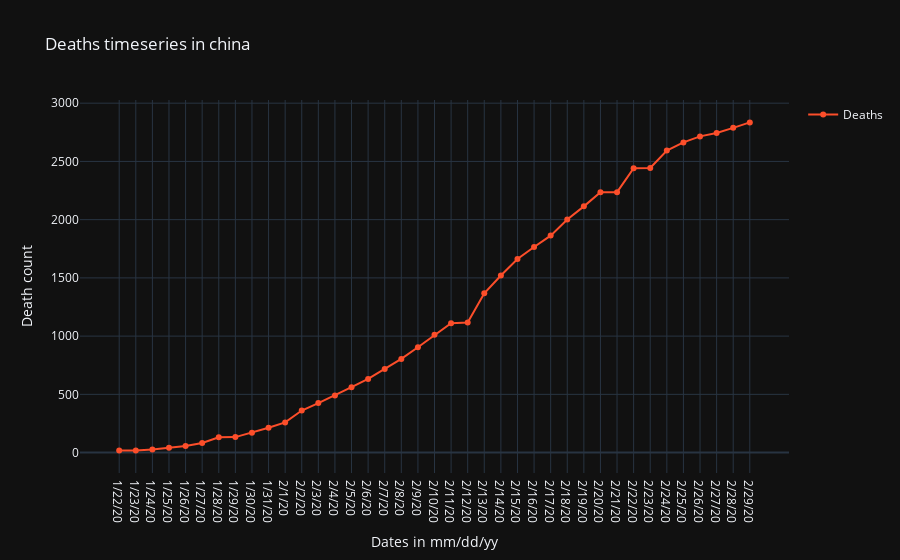

Here is the notebook cell this chart was saved with:
### Code cell
fig_china_deaths = go.Figure()

fig_china_deaths.add_trace(go.Scatter(x=CHINA_MAIN_FRAME['Date'], y=CHINA_MAIN_FRAME['Deaths in MainLand China'], name="Deaths",
                         line_color='#FC4E2A',mode='lines+markers'))
fig_china_deaths.update_layout(title="Deaths timeseries in china",template="plotly_dark",xaxis_title="Dates in mm/dd/yy",
    yaxis_title="Death count",showlegend=True)


fig_china_deaths.show()

### Figure 1 — Plotly figure (JSON) as saved in the notebook; plotly's stock layout.template omitted (floating-point values rounded to 4 significant figures)
{"data": [{"line": {"color": "#FC4E2A"}, "mode": "lines+markers", "name": "Deaths", "type": "scatter", "x": ["1/22/20", "1/23/20", "1/24/20", "1/25/20", "1/26/20", "1/27/20", "1/28/20", "1/29/20", "1/30/20", "1/31/20", "2/1/20", "2/2/20", "2/3/20", "2/4/20", "2/5/20", "2/6/20", "2/7/20", "2/8/20", "2/9/20", "2/10/20", "2/11/20", "2/12/20", "2/13/20", "2/14/20", "2/15/20", "2/16/20", "2/17/20", "2/18/20", "2/19/20", "2/20/20", "2/21/20", "2/22/20", "2/23/20", "2/24/20", "2/25/20", "2/26/20", "2/27/20", "2/28/20", "2/29/20"], "y": [17, 18, 26, 42, 56, 82, 131, 133, 171, 213, 259, 361, 425, 490, 562, 632, 717, 804, 904, 1011, 1111, 1116, 1368, 1520, 1662, 1765, 1863, 2002, 2114, 2236, 2236, 2441, 2443, 2593, 2663, 2715, 2744, 2788, 2835]}], "layout": {"showlegend": true, "title": {"text": "Deaths timeseries in china"}, "xaxis": {"title": {"text": "Dates in mm/dd/yy"}}, "yaxis": {"title": {"text": "Death count"}}}}
